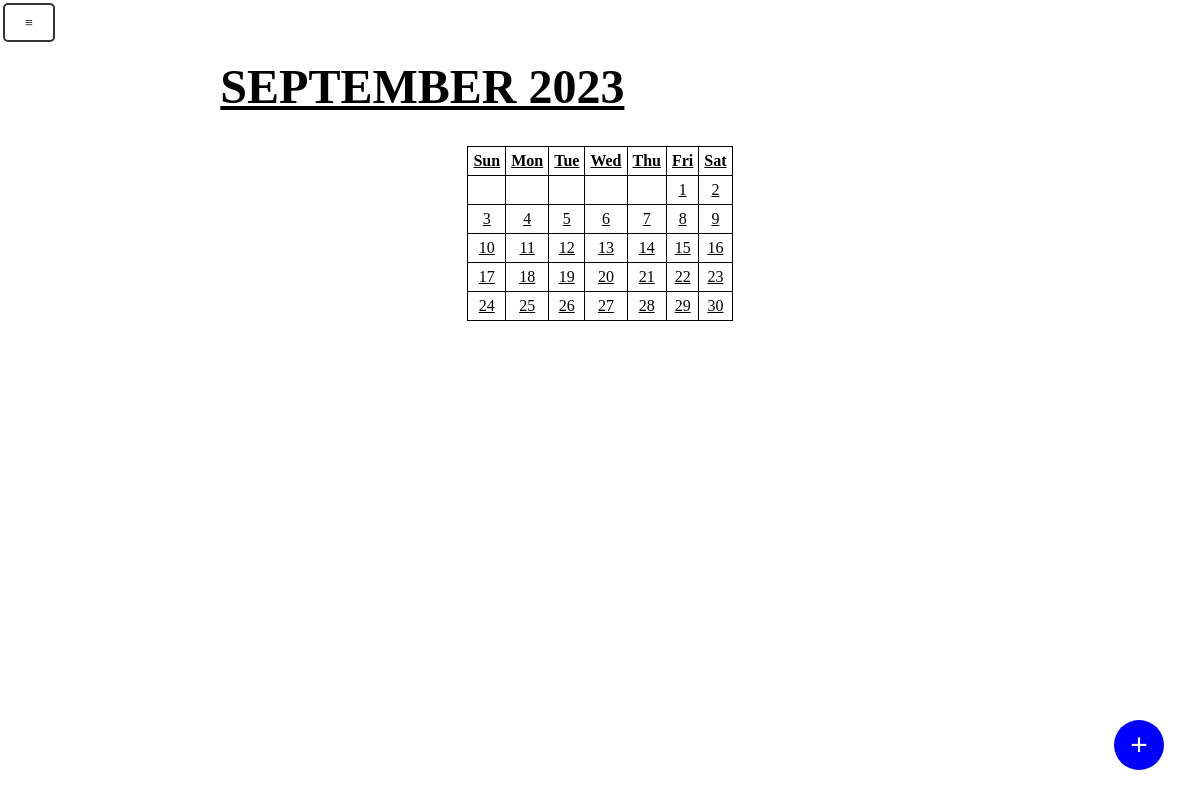
/todo_calender/, run on an earlier commit of the app's database.
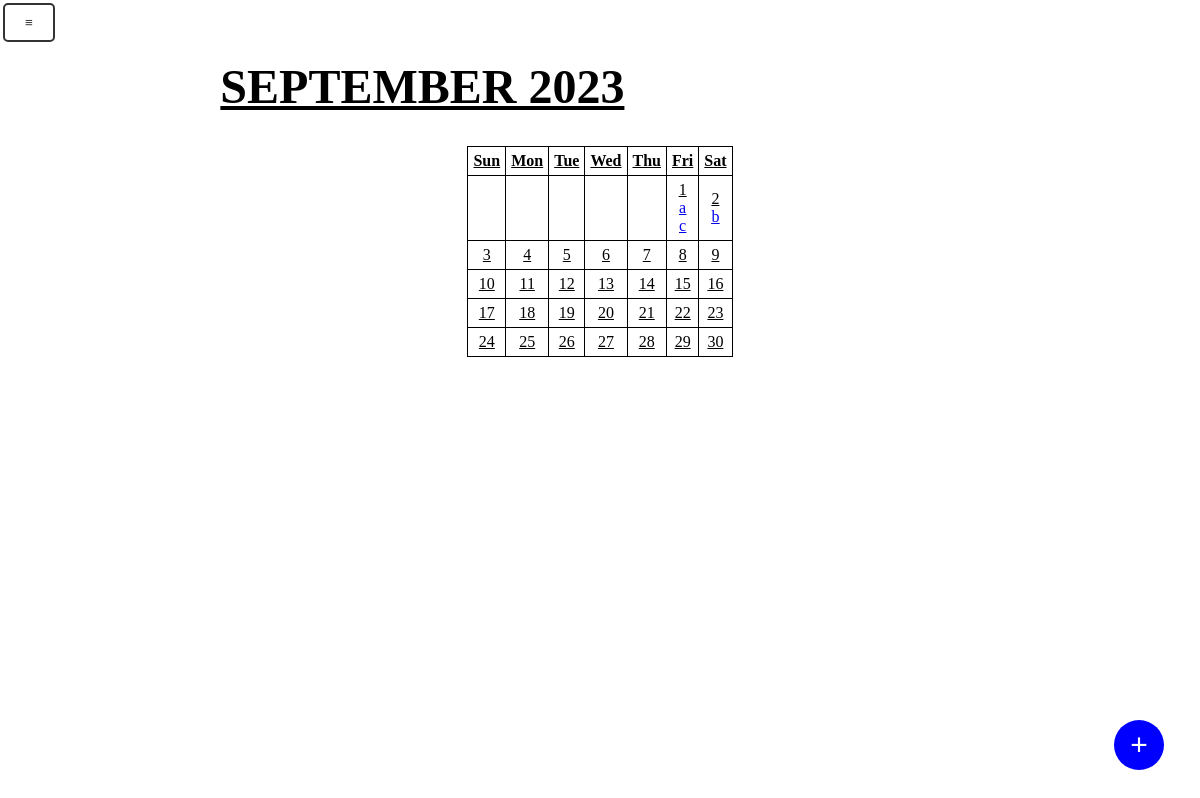
And on a later commit of the database.
### todo/models.py (models this page shows, shortened)
class Todo(models.Model):
    title = models.CharField("タスク名", max_length=30)
    description = models.TextField("詳細", blank=True)
    deadline = models.DateField("締切",null = True, blank = True)
    importance = models.IntegerField("重みづけ",validators=[MinValueValidator(1), MaxValueValidator(5)],null = True)

### todo/views.py (the view)
# urls.py: path('todo_calender/', TodoCalender.as_view(), name='calender'),
class TodoCalender(ListView):
    model = Todo
    template_name = 'todo/todo_calender.html'
    context_object_name = "tasks"

### todo/templates/todo/todo_calender.html (shortened to what this page needs)
<head>
</head>
<body>
    <button id="toggle-button">≡</button>
    <div id="main_calender">
        <h1 id="tit">SEPTEMBER 2023</h1>
        <table>
            <tr>
                <th>Sun</th>
                <th>Mon</th>
                <th>Tue</th>
                <th>Wed</th>
                <th>Thu</th>
                <th>Fri</th>
                <th>Sat</th>
            </tr>
            <tr>
                <td></td>
                <td></td>
                <td></td>
                <td></td>
                <td></td>
                {% with ''|center:30 as range %}
                {% for _ in range %}
                {% if forloop.counter|add:"-3"|divisibleby:7 %}
            </tr>
            <tr>
                {% endif %}
                <td>
                    {% with forloop.counter as day %}
                    {{ day }}<br>
                    {% for task in tasks %}
                    {% with task.deadline|date:"d" as task_date %}
                    {% if day|stringformat:"02d" == task_date %}
                    <a href="{% url 'detail' task.pk %}">{{ task.title }}</a><br>
                    {% endif %}
                    {% endwith %}
                    {% endfor %}
                    {% endwith %}
                </td>
                {% endfor %}
            </tr>
            {% endwith %}
        </table>
    </div>
    <p><a href="{% url 'create' %}"><button id="add-button">+</button></a></p>
</body>

What changed in the data, as far as the page shows it:
added Todo: title "a", shown under "1"
now on this page (row edited): Todo: title "c", shown under "1"
now on this page (row edited): Todo: title "b", shown under "2"
